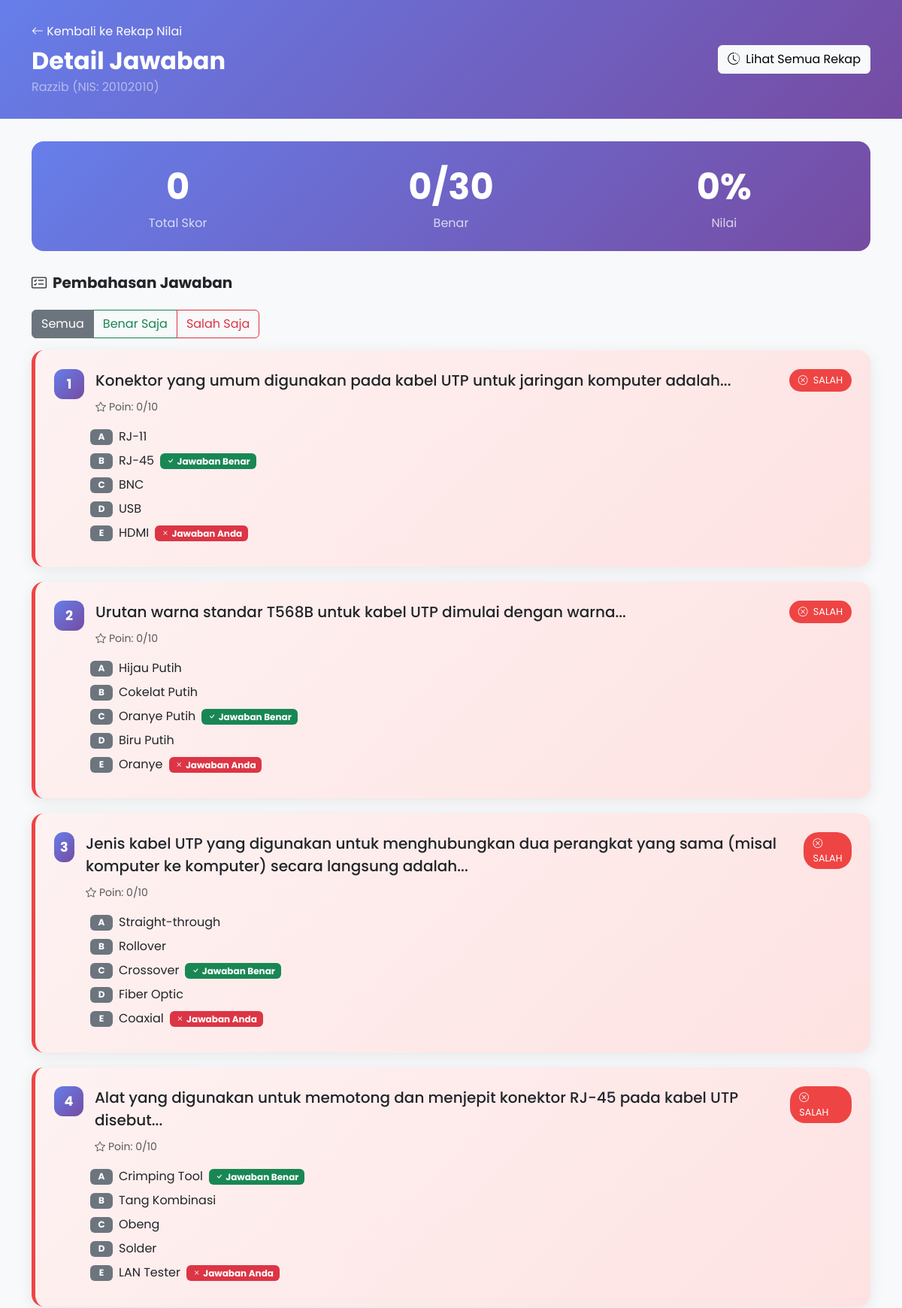
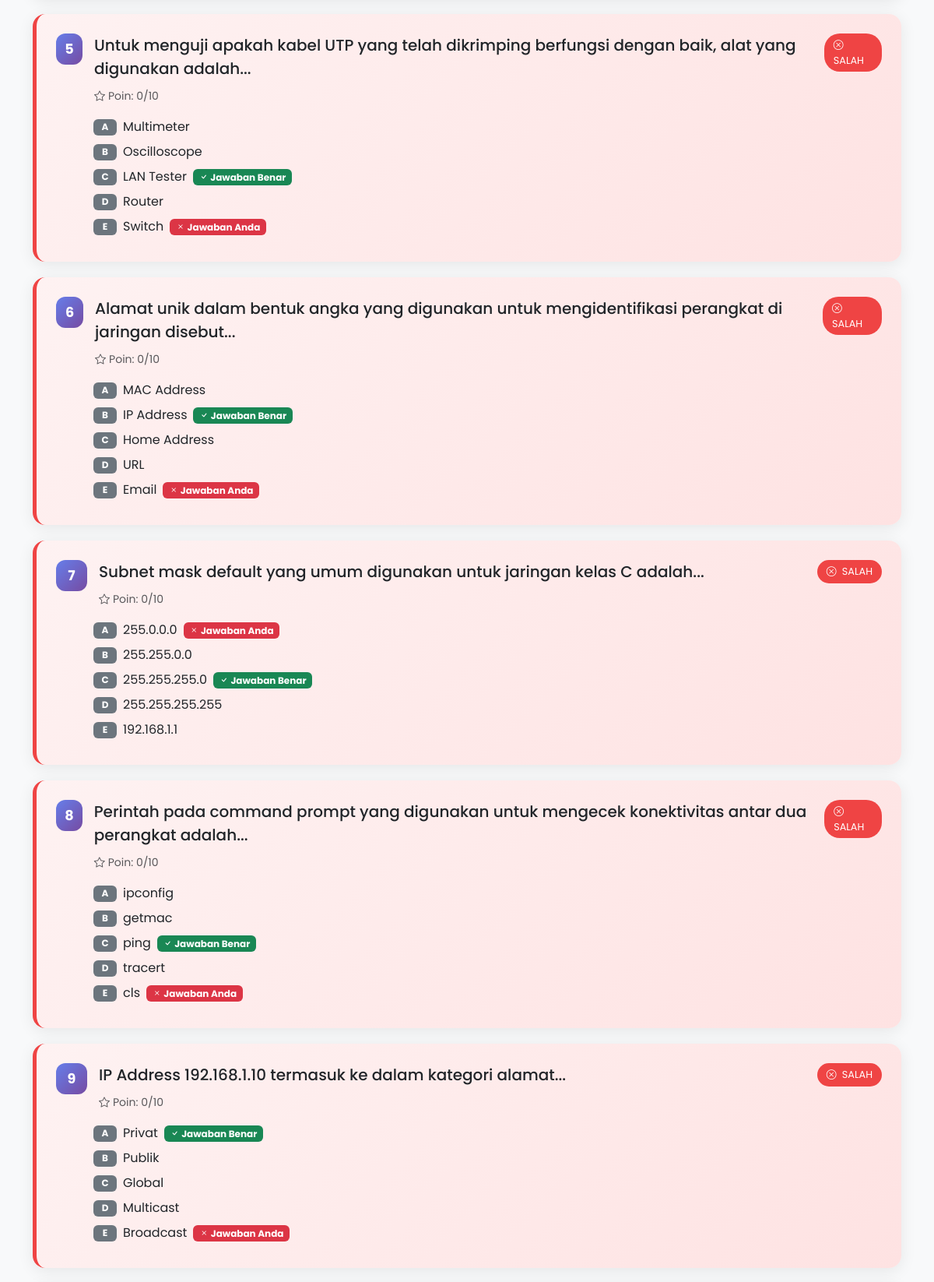
The page /admin/detail_jawaban.php?id_hasil=32 (signed in, upper part) on the database its author committed (2 pictures, top to bottom).
### tables this page shows
CREATE TABLE `hasil_ujian` (
  `id` int NOT NULL AUTO_INCREMENT,
  `id_ujian` int NOT NULL,
  `nis` varchar(50) NOT NULL,
  `nama` varchar(100) NOT NULL,
  `kelas` varchar(50) NOT NULL,
  `total_skor` int DEFAULT '0',
  `skor_awal` int DEFAULT NULL,
  `waktu_submit` datetime DEFAULT CURRENT_TIMESTAMP,
  `detail_jawaban` text,
  `device_fingerprint` varchar(64) DEFAULT NULL,
  `ip_address` varchar(45) DEFAULT NULL,
  `total_violations` int DEFAULT '0',
  `submitted_at` datetime DEFAULT NULL,
  PRIMARY KEY (`id`),
  KEY `id_ujian` (`id_ujian`),
  KEY `idx_ujian_nis` (`id_ujian`,`nis`),
  CONSTRAINT `hasil_ujian_ibfk_1` FOREIGN KEY (`id_ujian`) REFERENCES `ujian` (`id`) ON DELETE CASCADE
);

### admin/detail_jawaban.php (the view, shortened to what this page needs)
<?php
require_once '../config/init_sekolah.php';
$id_hasil = (int)$_GET['id_hasil'];
$stmt = $conn->prepare("SELECT * FROM hasil_ujian WHERE id = ?");
$stmt->bind_param("i", $id_hasil);
$stmt->execute();
$hasil = $stmt->get_result()->fetch_assoc();
$detail_jawaban = json_decode($hasil['detail_jawaban'], true);
$total_benar = 0;
$total_soal = count($detail_jawaban);
$persentase = $total_soal > 0 ? round(($total_benar / $total_soal) * 100, 1) : 0;
?>
<!DOCTYPE html>
<html lang="id">
<head>
    <link href="../vendor/bootstrap/bootstrap.min.css" rel="stylesheet">
    <link rel="stylesheet" href="../vendor/bootstrap-icons/bootstrap-icons.min.css">
</head>
<body>
    <div class="review-header">
        <div class="container">
            <div class="row align-items-center">
                <div class="col-md-8">
                    <a href="rekap_nilai.php?ujian=<?= $hasil['id_ujian'] ?>" class="text-white text-decoration-none mb-2 d-inline-block">
                        <i class="bi bi-arrow-left"></i> Kembali ke Rekap Nilai
                    </a>
                    <h2 class="text-white fw-bold mb-1">Detail Jawaban</h2>
                    <p class="text-white-50 mb-0"><?= htmlspecialchars($hasil['nama']) ?> (NIS: <?= htmlspecialchars($hasil['nis']) ?>)</p>
                </div>
                <div class="col-md-4 text-md-end">
                    <a href="rekap_nilai.php" class="btn btn-light">
                        <i class="bi bi-clock-history me-2"></i>Lihat Semua Rekap
                    </a>
                </div>
            </div>
        </div>
    </div>
    <div class="container pb-5">
        <div class="skor-summary">
            <div class="row">
                <div class="col-4">
                    <div class="skor-number"><?= $hasil['total_skor'] ?></div>
                    <div class="opacity-75">Total Skor</div>
                </div>
                <div class="col-4">
                    <div class="skor-number"><?= $total_benar ?>/<?= $total_soal ?></div>
                    <div class="opacity-75">Benar</div>
                </div>
                <div class="col-4">
                    <div class="skor-number"><?= $persentase ?>%</div>
                    <div class="opacity-75">Nilai</div>
                </div>
            </div>
        </div>
        <h5 class="fw-bold mb-4">
            <i class="bi bi-card-checklist me-2"></i>Pembahasan Jawaban
        </h5>
        <div class="mb-3">
            <div class="btn-group" role="group">
                <button type="button" class="btn btn-outline-secondary active" onclick="filterAnswers('all')">Semua</button>
                <button type="button" class="btn btn-outline-success" onclick="filterAnswers('benar')">Benar Saja</button>
                <button type="button" class="btn btn-outline-danger" onclick="filterAnswers('salah')">Salah Saja</button>
            </div>
        </div>
        <?php if (empty($detail_jawaban)): ?>
            <div class="alert alert-warning">
                <i class="bi bi-exclamation-triangle me-2"></i>Detail jawaban tidak tersedia untuk hasil ujian ini.
            </div>
        <?php else: ?>
            <?php $no = 1; foreach ($detail_jawaban as $jw): ?>
            <div class="review-card <?= isset($jw['is_correct']) && $jw['is_correct'] ? 'benar' : 'salah' ?>">
                <div class="d-flex align-items-start mb-3">
                    <span class="soal-number"><?= $no ?></span>
                    <div class="flex-grow-1">
                        <div class="d-flex justify-content-between align-items-start">
                            <p class="mb-2 fw-medium fs-5"><?= nl2br(htmlspecialchars($jw['pertanyaan'] ?? '')) ?></p>
                            <span class="<?= isset($jw['is_correct']) && $jw['is_correct'] ? 'badge-benar' : 'badge-salah' ?>">
                                <i class="bi bi-<?= isset($jw['is_correct']) && $jw['is_correct'] ? 'check-circle' : 'x-circle' ?> me-1"></i>
                                <?= isset($jw['is_correct']) && $jw['is_correct'] ? 'BENAR' : 'SALAH' ?>
                            </span>
                        </div>
                        <small class="text-muted">
                            <i class="bi bi-star me-1"></i>Poin: <?= $jw['poin_diperoleh'] ?? 0 ?>/<?= $jw['poin'] ?? 0 ?>
                        </small>
                    </div>
                </div>
                <div class="ms-5">
                    <?php
                    $options = [
                        'a' => $jw['opsi_a'] ?? '',
                        'b' => $jw['opsi_b'] ?? '',
                        'c' => $jw['opsi_c'] ?? '',
                        'd' => $jw['opsi_d'] ?? '',
                        'e' => $jw['opsi_e'] ?? ''
                    ];
                    foreach ($options as $key => $opt):
                        $is_jawaban_siswa = (isset($jw['jawaban_siswa']) && $jw['jawaban_siswa'] === $key);
                        $is_kunci = (isset($jw['kunci_jawaban']) && $jw['kunci_jawaban'] === $key);
                    ?>
                    <div class="d-flex align-items-center mb-2">
                        <span class="badge bg-secondary me-2" style="width: 30px;"><?= strtoupper($key) ?></span>
                        <span><?= htmlspecialchars($opt) ?></span>
                        <?php if ($is_kunci): ?>
                            <span class="badge bg-success ms-2"><i class="bi bi-check"></i> Jawaban Benar</span>
                        <?php elseif ($is_jawaban_siswa): ?>
                            <span class="badge bg-danger ms-2"><i class="bi bi-x"></i> Jawaban Anda</span>
                        <?php endif; ?>
                    </div>
                    <?php endforeach; ?>
                </div>
            </div>
            <?php $no++; endforeach; ?>
        <?php endif; ?>
    </div>
</body>
</html>

### rows shown on the page
hasil_ujian: nama "Razzib", nis "20102010", total_skor "0"

### other values the page prints
$total_benar "0"
$total_soal "30"
$persentase "0"
$jw['pertanyaan'] "Konektor yang umum digunakan pada kabel UTP untuk jaringan komputer adalah..."
$jw['poin_diperoleh'] "0"
$jw['poin'] "10"
$key "A"
$opt "RJ-11"
$key "B"
$opt "RJ-45"
$key "C"
$opt "BNC"
$key "D"
$opt "USB"
$key "E"
